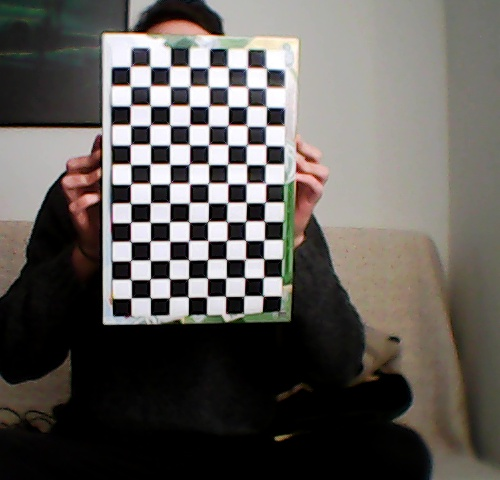
#> input picture Calibration_and_Stereo_Depth/capture/left/000054.jpg, 500 x 480 px; its folder holds 4 pictures in this run
$ python 2_calibrate.py   (older library calls are emulated)
#> lines starting #> are read from the running program, lines starting #| are printed output that depends on the picture; after the words box and inside, x2 and y2 are one past the last pixel; in counts of white or black regions, pixels touching at a corner belong together
import glob
import os
import random
import sys

import numpy as np
import cv2

#declare the chessboard size which is the squares number in vertical and horizonal axis (vertical 13, horizontal 8)
CHESSBOARD_SIZE = (13, 8)
CHESSBOARD_OPTIONS = (cv2.CALIB_CB_ADAPTIVE_THRESH |
        cv2.CALIB_CB_NORMALIZE_IMAGE | cv2.CALIB_CB_FAST_CHECK)

OBJECT_POINT_ZERO = np.zeros((CHESSBOARD_SIZE[0] * CHESSBOARD_SIZE[1], 3),
        np.float32)
OBJECT_POINT_ZERO[:, :2] = np.mgrid[0:CHESSBOARD_SIZE[0],
        0:CHESSBOARD_SIZE[1]].T.reshape(-1, 2)

OPTIMIZE_ALPHA = 0.25

TERMINATION_CRITERIA = (cv2.TERM_CRITERIA_EPS | cv2.TERM_CRITERIA_MAX_ITER, 30,
        0.001)

#set number of images to use for calibration
MAX_CALIBRATINGIMAGES = 100
#set path from image files
leftImagePATH = "capture/left"
rightImagePATH = "capture/right"
#set path for the calibration file
outputFile = "capture/calibration"

#First looks for a lokated chessboard file. If there is none it loads the images step by step and looks for the chessboard
def analyzedImagesforChessboard(imageDirectory):
#> called with imageDirectory = 'capture/left'
    cacheFile = "{0}/chessboards.npz".format(imageDirectory)
    try:
        cache = np.load(cacheFile)
        print("Loading image data from cache file at {0}".format(cacheFile))
        return (list(cache["filenames"]), list(cache["objectPoints"]),
                list(cache["imagePoints"]), tuple(cache["imageSize"]))
    except IOError:
        print("Cache file at {0} not found".format(cacheFile))

    print("Reading images at {0}".format(imageDirectory))
    imagePaths = glob.glob("{0}/*.jpg".format(imageDirectory))

    filenames = []
    objectPoints = []
    imagePoints = []
    imageSize = None

    for imagePath in sorted(imagePaths):
        image = cv2.imread(imagePath)
#> image is the input picture: shape (480, 500, 3); mean B, G, R 87.3, 91.2, 95
        grayImage = cv2.cvtColor(image, cv2.COLOR_BGR2GRAY)
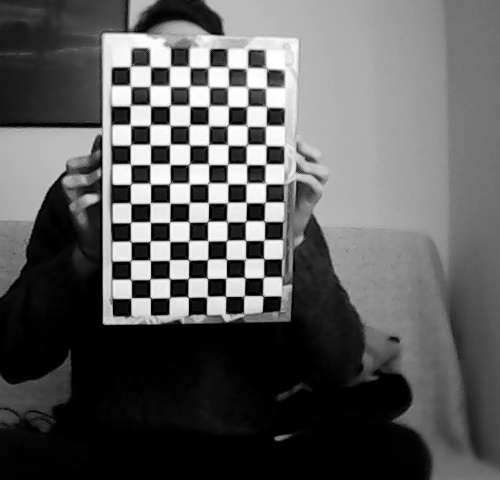
#> grayImage: shape (480, 500); min 0, max 255, mean 91.9

        newSize = grayImage.shape[::-1]
#> newSize = (500, 480)
        if imageSize != None and newSize != imageSize:
            raise ValueError(
                    "Calibration image at {0} is not the same size as the others"
                    .format(imagePath))
        imageSize = newSize
#> imageSize = (500, 480)

        #searching for corners
        hasCorners, corners = cv2.findChessboardCorners(grayImage,
                CHESSBOARD_SIZE, cv2.CALIB_CB_FAST_CHECK)
#> hasCorners = True; corners = 104 rows, first 8: [131.1, 298], [131.5, 280.3], [130.8, 260.3], [131.3, 242.1], [130.6, 222.3], [131.3, 203.9], [130.2, 184.7], [131.2, 165.1]

        if hasCorners:
            filenames.append(os.path.basename(imagePath))
            objectPoints.append(OBJECT_POINT_ZERO)
            cv2.cornerSubPix(grayImage, corners, (11, 11), (-1, -1),
                    TERMINATION_CRITERIA)
            imagePoints.append(corners)

        cv2.drawChessboardCorners(image, CHESSBOARD_SIZE, corners, hasCorners)
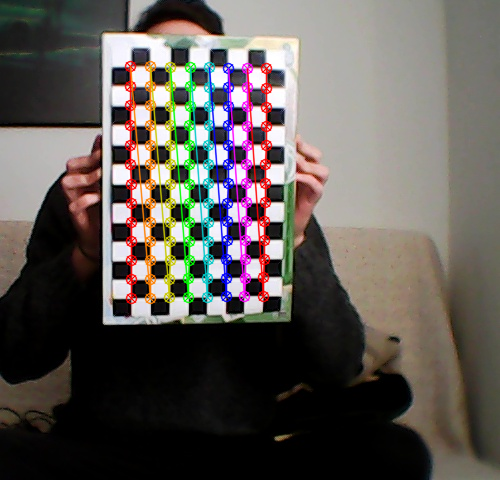
#> image: shape (480, 500, 3); 7.28% of pixels changed, all inside (x1, y1, x2, y2) = (124, 60, 273, 305)
        cv2.imshow(imageDirectory, image)

        #Needed to draw the window
        cv2.waitKey(1)
#> pass 2 of the loop in analyzedImagesforChessboard, `for imagePath in sorted(imagePaths):`:
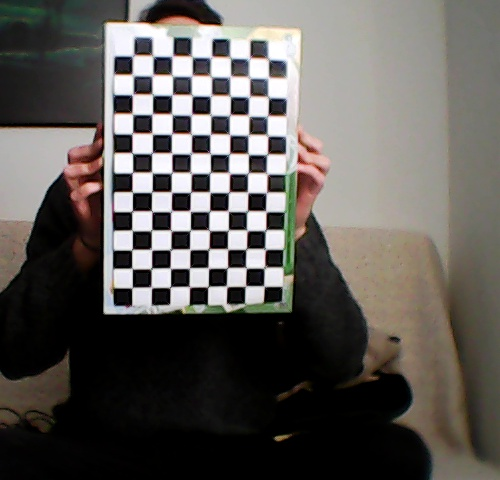
#> input picture Calibration_and_Stereo_Depth/capture/left/000057.jpg, 500 x 480 px
#> in analyzedImagesforChessboard, image is the input picture: shape (480, 500, 3); mean B, G, R 86.8, 90.6, 94.2
#> in analyzedImagesforChessboard, `grayImage = cv2.cvtColor(image, cv2.COLOR_BGR2GRAY)`:
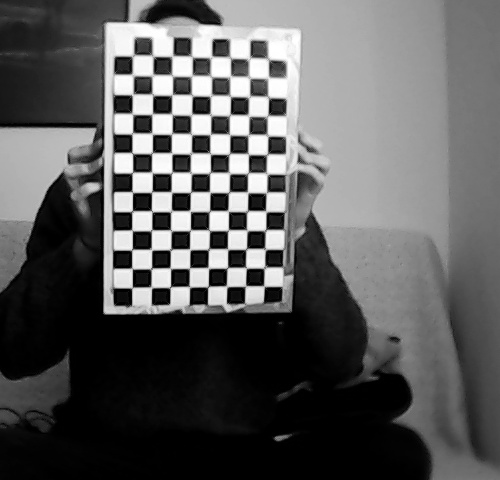
#> grayImage: shape (480, 500); min 0, max 255, mean 91.2
#> corners = 104 rows, first 8: [132, 287.7], [131.5, 267.7], [131.2, 250.6], [131.3, 229.4], [132.8, 210.3], [132.9, 192.8], [132.6, 172.3], [131.5, 152.3]
#> in analyzedImagesforChessboard, `cv2.drawChessboardCorners(image, CHESSBOARD_SIZE, corners, hasCorners)`:
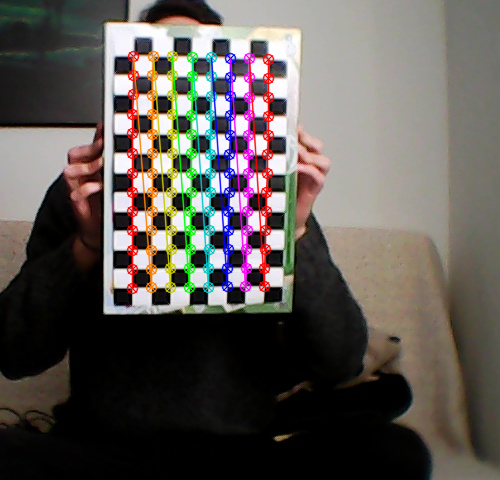
#> image: shape (480, 500, 3); 7.27% of pixels changed, all inside (x1, y1, x2, y2) = (126, 50, 275, 295)
#> pass 3 of the loop in analyzedImagesforChessboard, `for imagePath in sorted(imagePaths):`:
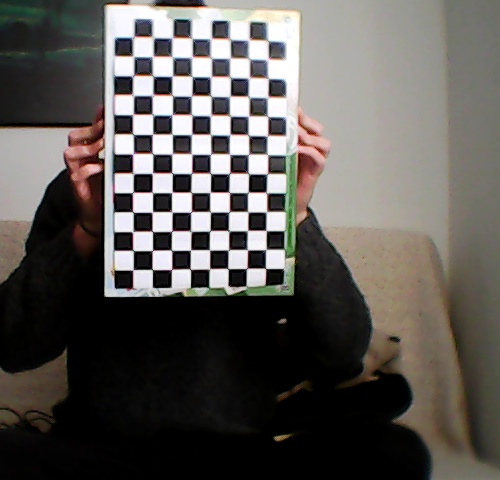
#> input picture Calibration_and_Stereo_Depth/capture/left/000063.jpg, 500 x 480 px
#> in analyzedImagesforChessboard, image is the input picture: shape (480, 500, 3); mean B, G, R 85.4, 89, 92.6
#> in analyzedImagesforChessboard, `grayImage = cv2.cvtColor(image, cv2.COLOR_BGR2GRAY)`:
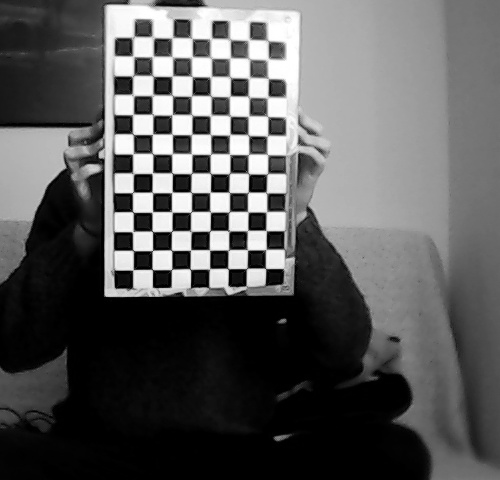
#> grayImage: shape (480, 500); min 0, max 255, mean 89.7
#> corners = 104 rows, first 8: [132.9, 270], [132.9, 250.3], [132.2, 232.2], [133, 212.2], [133.2, 191.9], [133.9, 174.4], [135, 153], [132.9, 134.3]
#> in analyzedImagesforChessboard, `cv2.drawChessboardCorners(image, CHESSBOARD_SIZE, corners, hasCorners)`:
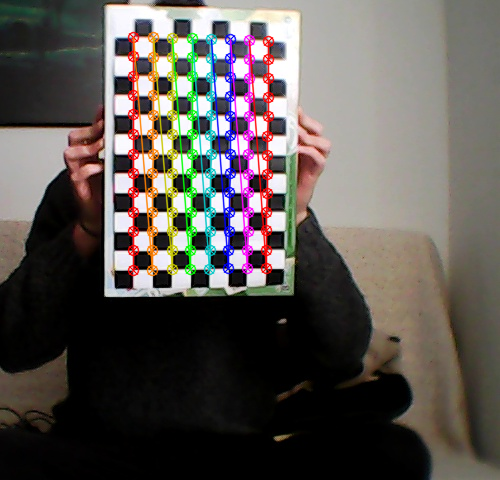
#> image: shape (480, 500, 3); 7.27% of pixels changed, all inside (x1, y1, x2, y2) = (127, 31, 275, 277)
#> the loop made 4 passes; the first 3 are shown

    cv2.destroyWindow(imageDirectory)

    print("Found corners in {0} out of {1} images"
            .format(len(imagePoints), len(imagePaths)))

    np.savez_compressed(cacheFile,
            filenames=filenames, objectPoints=objectPoints,
            imagePoints=imagePoints, imageSize=imageSize)
    return filenames, objectPoints, imagePoints, imageSize

(leftFilenames, leftObjectPoints, leftImagePoints, leftSize
        ) = analyzedImagesforChessboard(leftImagePATH)
(rightFilenames, rightObjectPoints, rightImagePoints, rightSize
        ) = analyzedImagesforChessboard(rightImagePATH)

if leftSize != rightSize:
    print("Camera resolutions do not match")
#> (the run stopped early here; a loop or call above may not have finished)
